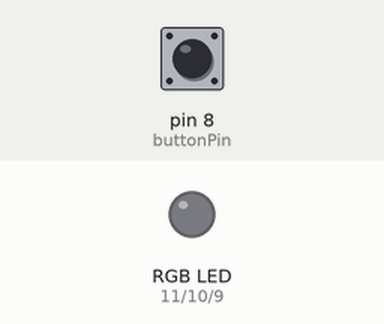
A sketch run on a simulated Arduino Uno, built with avr-gcc and run on an emulated ATmega328P. Parts: an RGB LED mixed from three pins (HIGH = lit). The inputs (shaded band) are chosen by the test bench; at power-on: pin 8 (buttonPin) HIGH.

Above: at 1.2 s.
1.3 s: pin 8 (buttonPin) pulled LOW for 0.15 s
At 2.5 s:
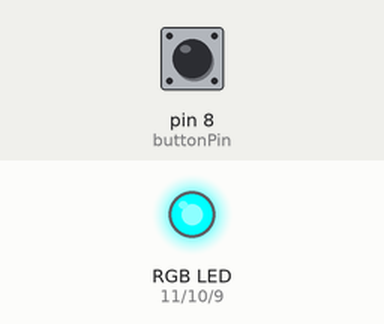
2.9 s: pin 8 (buttonPin) pulled LOW for 1 s
At 3.8 s:
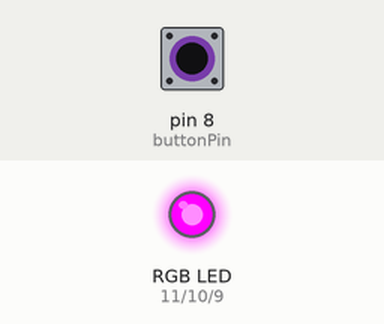
5.4 s: pin 8 (buttonPin) pulled LOW for 0.15 s
At 5.8 s:
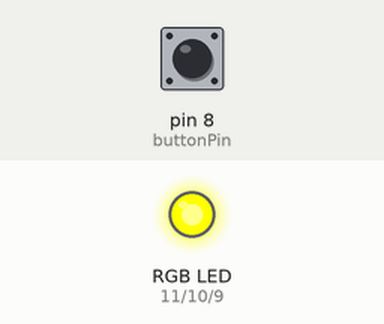
7.0 s: pin 8 (buttonPin) pulled LOW for 3.2 s
At 8.2 s:
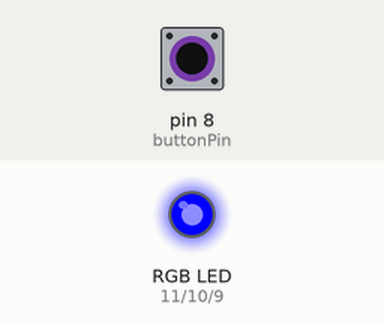
11.7 s: pin 8 (buttonPin) pulled LOW for 0.15 s
At 12.9 s:
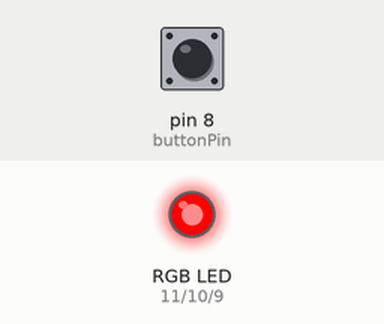
13.3 s: pin 8 (buttonPin) pulled LOW for 1 s
At 14.2 s:
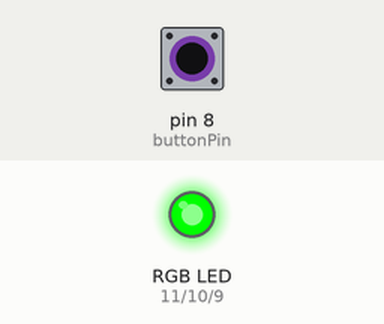
Timing chart, 0 to 16.3 s (numbered marks = the images above; inputs shaded):
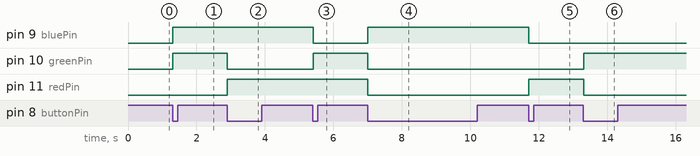

Measured:
- after the input at 1.3 s, pin 9 (bluePin), pin 10 (greenPin): LOW → HIGH at once
- after the input at 2.9 s, pin 10 (greenPin): HIGH → LOW at once; pin 11 (redPin): LOW → HIGH at once
- after the input at 5.4 s, pin 9 (bluePin): HIGH → LOW at once; pin 10 (greenPin): LOW → HIGH at once
- after the input at 7.0 s, pin 9 (bluePin): LOW → HIGH at once; pin 10 (greenPin), pin 11 (redPin): HIGH → LOW at once
- after the input at 11.7 s, pin 9 (bluePin): HIGH → LOW at once; pin 11 (redPin): LOW → HIGH at once
- after the input at 13.3 s, pin 10 (greenPin): LOW → HIGH at once; pin 11 (redPin): HIGH → LOW at once

The sketch:

lab3.1.2.ino
```cpp
/*-------------------------------------------------------------------------------

1.2 Redesign program 1.1 for controlling the RGB LED and write a program such
    that each successive press of the micro switch changes the LED's color to
    one of 7 digitally configurable colors (3 primary + 4 mixed - as shown in
    the diagram below).

-----------------------------------
|        Colour Truth Table       |
|---------------------------------|
|  red  | green | blue  | result  |
|---------------------------------|
|  ON   |  ON   |  OFF  | yellow  |
|  OFF  |  ON   |  ON   | cyan    |
|  ON   |  OFF  |  ON   | magenta |
|  ON   |  ON   |  ON   | white   |
-----------------------------------

-------------------------------------------------------------------------------*/

#include <Bounce2.h>

int redPin = 11;
int greenPin = 10;
int bluePin = 9;
int buttonPin = 8;

Bounce debouncer = Bounce();
int count = 0;

void setup () {
  pinMode(redPin, OUTPUT);
  pinMode(greenPin, OUTPUT);
  pinMode(bluePin, OUTPUT);

  pinMode(buttonPin, INPUT_PULLUP);
  debouncer.attach(buttonPin);
  debouncer.interval(5);
}

void loop () {
  debouncer.update();

  if (debouncer.fell()) {
    switch (count) {
      case 0: setColor(  0, 255, 255); break;
      case 1: setColor(255,   0, 255); break;
      case 2: setColor(255, 255,   0); break;
      case 3: setColor(  0,   0, 255); break;
      case 4: setColor(255,   0,   0); break;
      case 5: setColor(  0, 255,   0); break;
      case 6: setColor(  0,   0,   0); break;
    }

    count = (count + 1) % 7;
  }

  delay(1);
}

void setColor(int redValue, int greenValue, int blueValue) {
  analogWrite(redPin, redValue);
  analogWrite(greenPin, greenValue);
  analogWrite(bluePin, blueValue);
}
```
